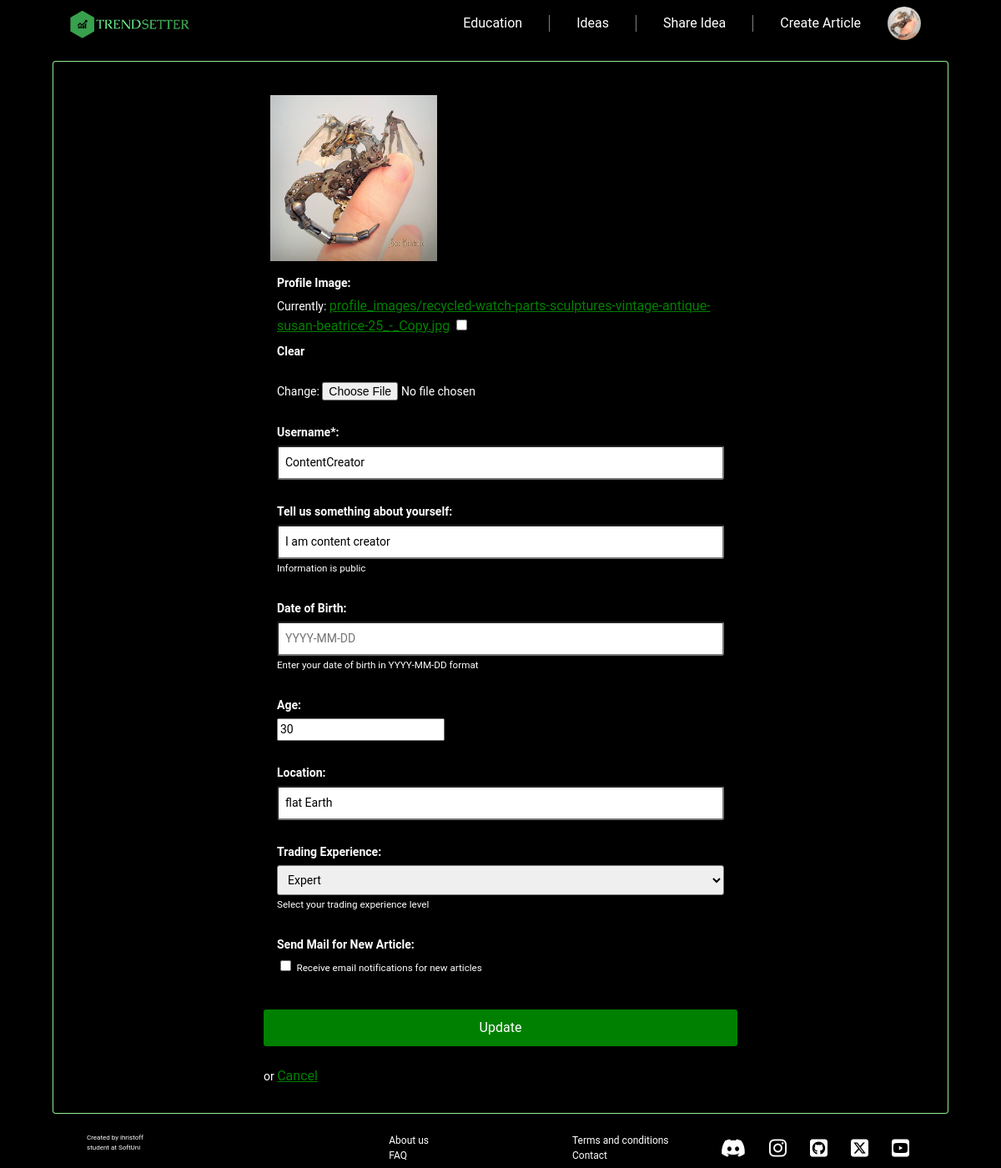
The app's page /accounts/update/3 (signed in) with its own data.
### TrendSetter/accounts/models.py (models this page shows, shortened)
class TrendSetterUser(auth_models.AbstractBaseUser, auth_models.PermissionsMixin):
    EMAIL_MAX_LENGTH = 50
    email = models.EmailField(
        unique=True,
        max_length=EMAIL_MAX_LENGTH,
        null=False,
        blank=False,
        error_messages={'unique': 'A user with that email already exists',}
    )
    date_joined = models.DateTimeField(
        auto_now_add=True,
    )
    is_staff = models.BooleanField(
        default=False,
    )
    USERNAME_FIELD = "email"
    objects= TrendSetterUserManager()
    class Meta:
        verbose_name = "User"

class Profile(models.Model):
    BEGINNER = 'beginner'
    INTERMEDIATE = 'intermediate'
    ADVANCED = 'advanced'
    EXPERT = 'Expert'
    EXPERIENCE_CHOICES = [
        (BEGINNER, 'Beginner'),
        (INTERMEDIATE, 'Intermediate'),
        (ADVANCED, 'Advanced'),
        (EXPERT, 'Expert'),
    ]
    user = models.OneToOneField(
        TrendSetterUser,
        on_delete=models.CASCADE,
        primary_key=True,
    )
    profile_image = models.ImageField(
        upload_to='profile_images/',
        validators=(image_size_validator,),
        null=True,
        blank=True,
    )
    username = models.CharField(max_length=25, unique=True, null=True, blank=True)
    send_mail_for_new_article=models.BooleanField(default=False)
    show_email = models.BooleanField(default=True)
    bio = models.CharField(max_length=500, null=True, blank=True)
    date_of_birth = models.DateField(null=True, blank=True)
    age = models.PositiveIntegerField(
        null=True,
        blank=True,
    )
    location = models.CharField(max_length=50, null=True, blank=True)
    trading_experience = models.CharField(
        max_length=12,
        choices=EXPERIENCE_CHOICES,
        default=BEGINNER,
    )

### TrendSetter/accounts/views.py (the view, shortened to what this page needs)
# urls.py: path('update/<int:pk>', UpdateProfileView.as_view(), name='profile update'),
class UpdateProfileView(auth_mixin.LoginRequiredMixin, auth_mixin.UserPassesTestMixin, views.UpdateView):
    model=Profile
    form_class = ProfileForm
    template_name = 'accounts/update-profile.html'
    pk_url_kwarg = 'pk'
    def test_func(self):
        profile = self.get_object()
        return self.request.user == profile.user
    def get_object(self, queryset=None):
        pk = self.kwargs.get(self.pk_url_kwarg)
        return get_object_or_404(Profile, pk=pk)
    def get_context_data(self, **kwargs):
        context = super().get_context_data(**kwargs)
        context['profile_image'] = self.object.profile_image.url if self.object.profile_image else None
        return context

### TrendSetter/accounts/templatetags/custom_filters.py (called while the page is built)
@register.filter(name='is_content_creator')
def is_content_creator(user):
    return user.groups.filter(name='Content Creator').exists()

### templates/accounts/update-profile.html (shortened to what this page needs)
{% extends 'base.html' %}
{% load static %}
{% load crispy_forms_filters %}
{% block content %}
    <div class="main-container">
        <form action="{% url 'profile update' pk=object.pk %}" method='post' enctype="multipart/form-data" class="form-container">
            <div class="form-group">
                {% if form.profile_image.value %}
                    <img src="{{ form.profile_image.field.widget.attrs.current_image }}" alt="Current Profile Image"
                         style="max-width: 200px;">
                {% endif %}
                {% for field in form %}
                    <div class="form-group">
                        {{ field.label_tag }}
                        {{ field }}
                        {% if field.help_text %}
                            <small class="form-text text-muted">{{ field.help_text }}</small>
                        {% endif %}
                    </div>
                {% endfor %}
            </div>
            <button type="submit" class="btn btn-primary">Update</button>
            <p>or <a href="{% url 'index' %}">Cancel</a></p>
        </form>
    </div>
{% endblock %}

### templates/base.html (shortened to what this page needs)
{% load custom_filters %}
{% load static %}
<!DOCTYPE html>
<html lang="en">
<head>
    <link rel="stylesheet" href="{% static 'css/reset.css' %}">
    <link rel="stylesheet" href="{% static 'css/base.css' %}">
</head>
<body>
<section id="top">
    <header class="header">
        <div class="logo">
            <a href="{% url 'index' %}">
                <img src="{% static 'images/logo.png' %} " width="150" alt="TRENDSETTER">
            </a>
        </div>
        <nav class="navigation">
            <ul role="list">
                <li class="nav-item"><a href="{% url 'education articles' %}" class="nav-link ">Education</a></li>
                <li class="nav-item"><a href="{% url 'trade ideas dashboard' %}" class="nav-link">Ideas</a></li>
                {% if not request.user.is_authenticated %}
                    <li class="nav-item"><a href="{% url 'login' %}" class="nav-link">Login</a></li>
                {% else %}
                    <li class="nav-item"><a href="{% url 'create idea' %}" class="nav-link">Share Idea</a></li>
                    {% if user.is_authenticated and user.is_staff %}
                        <li class="nav-item"><a href="{% url 'create article' %}" class="nav-link">Create Article</a>
                        </li>
                    {% elif user.is_authenticated and user|is_content_creator %}
                        <li class="nav-item"><a href="{% url 'create article' %}" class="nav-link">Create Article</a>
                        </li>
                    {% endif %}
                    <div class="profile">
                        {% if request.user.profile.profile_image %}
                            <img src="{{ request.user.profile.profile_image.url }}" alt="Profile Picture"
                                 class="profile-img" id="profileBtn">
                        {% else %}
                            <img src="{% static 'images/anonymous-user.webp' %}" alt="Profile Picture"
                                 class="profile-img" id="profileBtn">
                        {% endif %}
                    </div>
                {% endif %}
            </ul>
        </nav>
    </header>
</section>
<section id="main-section">
    {% block content %}
    {% endblock %}
</section>
<footer>
    <div class="footer-left">
        <div class="created-by">
            <p>Created by ihristoff</p>
            <p>student at <a href="https://softuni.bg" class="softuni-link">SoftUni</a></p>
        </div>
        <div class="footer-center">
            <ul role="list">
                <li><a href="{% url 'about' %}" class="footer-link">About us</a></li>
                <li><a href="{% url 'faq' %}" class="footer-link">FAQ</a></li>
            </ul>
        </div>
    </div>
    <div class="footer-right">
        <div class="footer-center">
            <ul role="list">
                <li><a href="{% url 'terms and conditions' %}" class="footer-link">Terms and conditions</a></li>
                <li><a href="{% url 'contact' %}" class="footer-link">Contact</a></li>
            </ul>
        </div>
        <div class="socials">
            <div class="social-icons">
                <a href="https://discord.gg/SH7ERRZ9" class="footer-link"><i
                        class="fa-brands fa-discord"></i></a>
                <a href="https://www.instagram.com/forexdoc.htc/?hl=en" class="footer-link"><i
                        class="fa-brands fa-instagram icon"></i></a>
                <a href="https://github.com/ihristoff" class="footer-link"><i
                        class="fa-brands fa-square-github"></i></a>
                <a href="https://twitter.com/JohnKicklighter" class="footer-link"><i
                        class="fa-brands fa-square-x-twitter"></i></a>
                <a href="https://www.youtube.com/@FrozenTundraTrader" class="footer-link"><i
                        class="fa-brands fa-square-youtube"></i></a>
            </div>
        </div>
    </div>
</footer>
</body>
</html>

### staticfiles/css/base.css (style rules this page uses)
body { font-family: Roboto, serif; display: flex; flex-direction: column; justify-content: center; height: 100%; position: relative; background-color: black; }
#top .header { display: flex; justify-content: space-between; align-items: center; padding: 0.5rem 5rem; background-color: black; width: 100%; z-index: 10; top: 0; left: 0; overflow: hidden; flex-shrink: 0; }
#top .logo { font-size: 1.5rem; font-weight: bold; margin-right: 3rem; }
#top .navigation ul { display: flex; flex-direction: row; gap: 1rem; margin-right: 1rem; align-items: center; }
.nav-link { padding: 0.25rem 1rem; color: white; text-decoration: none; transition: box-shadow 0.2s ease-in-out; }
.profile-img { width: 40px; height: 40px; border-radius: 50%; cursor: pointer; }
#main-section { display: flex; flex-direction: column; justify-content: space-between; flex-grow: 1; padding:0.5rem 4rem; }
footer { margin-top: auto; background-color: black; color: white; display: flex; justify-content: space-between; align-items: center; padding: 0.5vw 2vw; flex-shrink: 0; }
.footer-left, .footer-right { display: flex; justify-content: space-between; width: 40%; margin-left: 5rem; margin-right: 5rem; font-size: 0.75rem; }
.created-by { dislpay: flex; flex-direction: column; font-size: 0.5rem; }
.footer-link { font-size: 0.75rem; color: white; line-height: 1; padding: 6px; text-decoration: none; }
.socials { display: flex; flex-direction: column; }
.social-icons { display: flex; gap: 1rem; }
.fa-brands { color: white; font-size: 1.5rem; }
.softuni-link { text-decoration: none; font-size: 0.5rem; color: white; }

### staticfiles/css/accounts.css (style rules this page uses)
.register, .main-container { border-radius: 3px; box-shadow: 0 0 0 1px lightgreen; margin-top: 10px; margin-bottom: 10px; display: flex; font-size: 14px; flex-direction: column; min-width: 400px; padding: 1rem; color: white; }
.form-container { max-width: 600px; margin: auto; padding: 1rem; color: white; }
.form-group { color: white; margin-bottom: 0.25rem; align-items: center; padding: 0.5rem; }
.form-group label { display: block; font-weight: bold; margin-bottom: 5px; margin-top: 8px; }
.form-group input[type="text"], .form-group input[type="email"], .form-group input[type="password"], .form-group select { width: 100%; padding: 0.5rem; border-radius: 3px; align-content: center; }
.btn-primary { display: inline-block; padding: 10px 20px; background-color: green; color: #fff; border: none; width: 100%; border-radius: 3px; cursor: pointer; transition: background-color 0.2s ease; margin-top: 1rem; margin-bottom: 1.5rem; font-size: 1rem; }
a { font-size: 1rem; color: green; }

### records on screen
TrendSetterUser: user.profile.profile_image (picture)
Profile: form "ContentCreator" "I am content creator" "30" "flat Earth" "Expert"

### other values on screen
{{ field.label_tag }} "Profile Image:" "Username*:" "Tell us something about yourself:" "Date of Birth:" "Age:" "Location:" "Trading Experience:" "Send Mail for New Article:"
{{ field.help_text }} "Information is public" "Enter your date of birth in YYYY-MM-DD format" "Select your trading experience level" "Receive email notifications for new articles"
